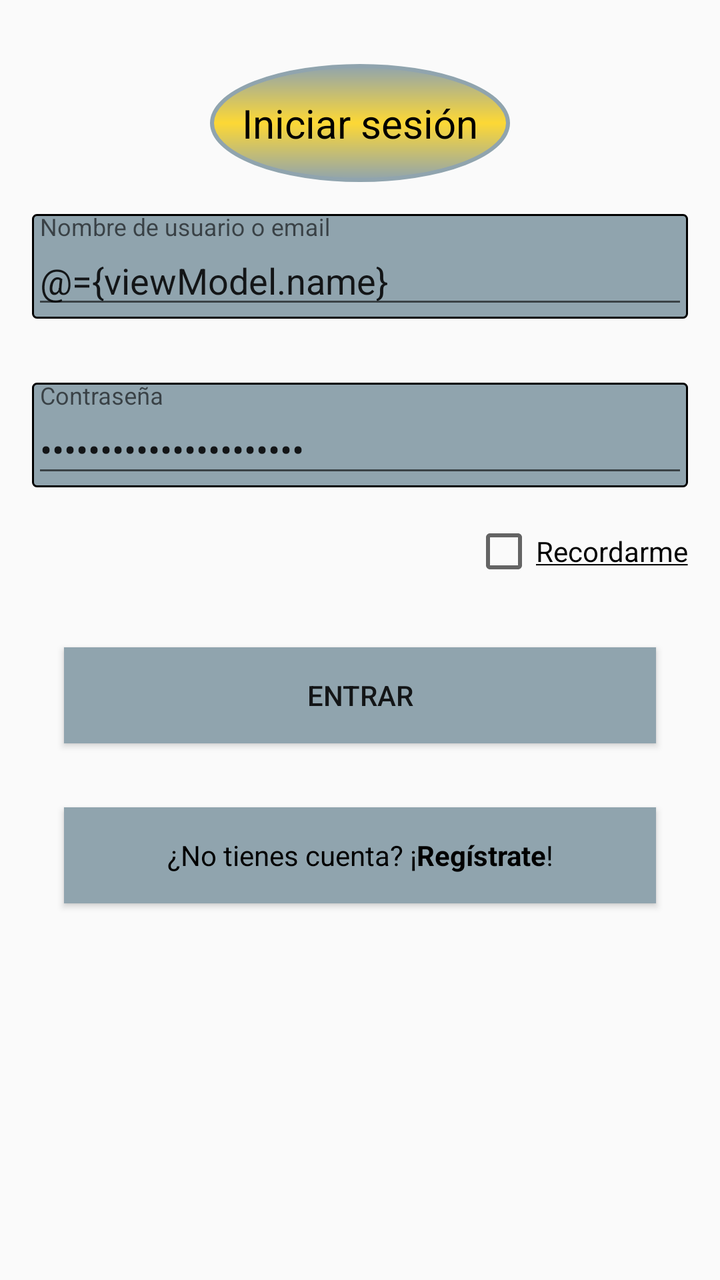
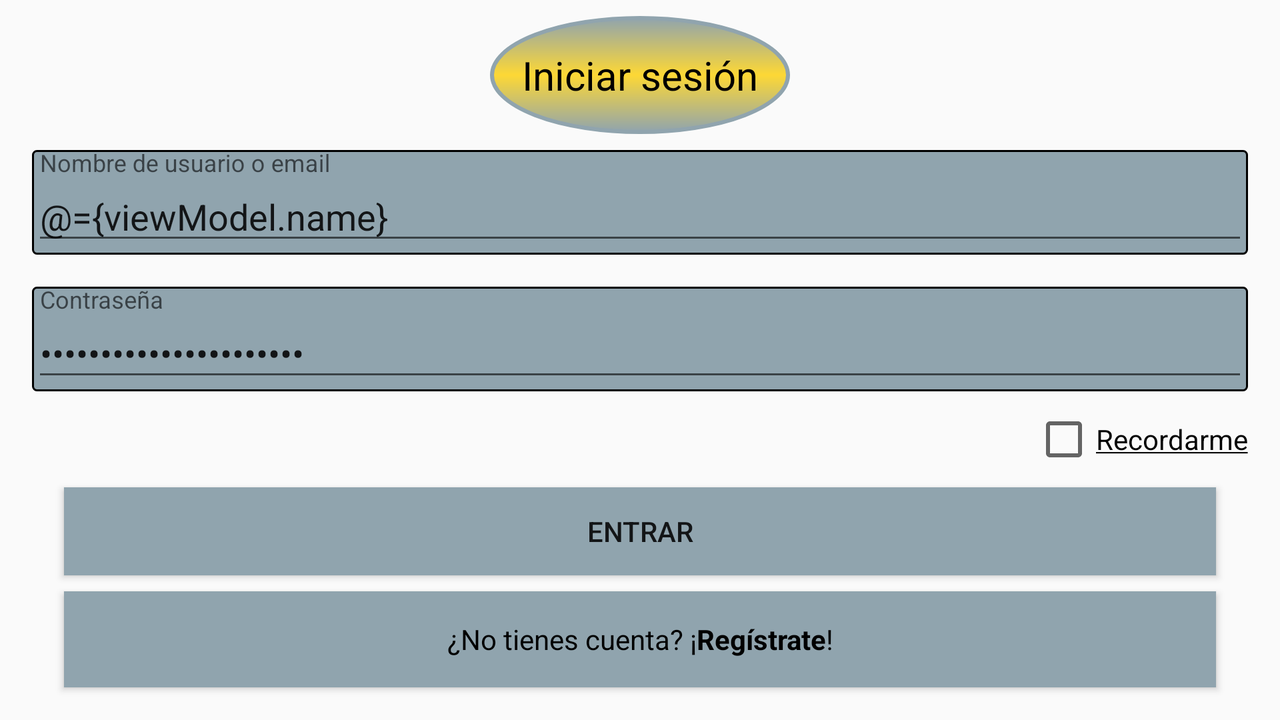

One screen, two layout resources from the same app: the default and the repository's alternative for another configuration. Each is rendered where Android would select it; the XML of both is given below.
<!-- AndroidManifest.xml: application theme AppTheme -->
<!-- res/layout/fragment_login.xml -->
<?xml version="1.0" encoding="utf-8"?>
<layout
    xmlns:android="http://schemas.android.com/apk/res/android"
    xmlns:app="http://schemas.android.com/apk/res-auto"
    xmlns:tools="http://schemas.android.com/tools"
    xmlns:bind="http://schemas.android.com/apk/res-auto"
    >

    <data>
        <variable
            name="viewModel"
            type="com.example.usuario.chronotasker.mvvm.login.LoginViewModel"
            />
    </data>

    <android.support.constraint.ConstraintLayout
        android:layout_width="match_parent"
        android:layout_height="match_parent"
        tools:context=".mvvm.login.LoginActivity"
        >

        <TextView
            android:id="@+id/txvTitle"
            android:layout_width="wrap_content"
            android:layout_height="wrap_content"
            android:layout_marginTop="32dp"
            android:text="@string/login"
            android:textAppearance="@style/Custom.Title"
            android:background="@drawable/shape_txv"
            android:paddingTop="16dp"
            android:paddingBottom="16dp"
            android:paddingEnd="16dp"
            android:paddingStart="16dp"
            app:layout_constraintEnd_toEndOf="parent"
            app:layout_constraintStart_toStartOf="parent"
            app:layout_constraintTop_toTopOf="parent"
            />

        <android.support.design.widget.TextInputLayout
            android:id="@+id/tilName"
            android:layout_width="0dp"
            android:layout_height="wrap_content"
            android:layout_marginEnd="16dp"
            android:layout_marginStart="16dp"
            android:layout_marginTop="16dp"
            android:background="@drawable/shape_edt"
            app:layout_constraintEnd_toEndOf="parent"
            app:layout_constraintStart_toStartOf="parent"
            app:layout_constraintTop_toBottomOf="@+id/txvTitle"
            >

            <android.support.design.widget.TextInputEditText
                android:layout_width="match_parent"
                android:layout_height="wrap_content"
                android:hint="@string/tilUserHint"
                android:inputType="text"
                android:text="@={viewModel.name}"
                />

        </android.support.design.widget.TextInputLayout>

        <android.support.design.widget.TextInputLayout
            android:id="@+id/tilPassword"
            android:layout_width="0dp"
            android:layout_height="wrap_content"
            android:layout_marginTop="32dp"
            android:background="@drawable/shape_edt"
            app:layout_constraintEnd_toEndOf="@+id/tilName"
            app:layout_constraintStart_toStartOf="@+id/tilName"
            app:layout_constraintTop_toBottomOf="@+id/tilName"
            >

            <android.support.design.widget.TextInputEditText
                android:layout_width="match_parent"
                android:layout_height="wrap_content"
                android:hint="@string/tilPasswordHint"
                android:inputType="textPassword"
                android:text="@={viewModel.password}"
                />

        </android.support.design.widget.TextInputLayout>

        <CheckBox
            android:id="@+id/chbRemember"
            android:layout_width="wrap_content"
            android:layout_height="wrap_content"
            android:layout_marginTop="16dp"
            android:text="@string/chkRemember"
            android:checked="@={viewModel.checked}"
            app:layout_constraintEnd_toEndOf="@+id/tilPassword"
            app:layout_constraintHorizontal_bias="1.0"
            app:layout_constraintStart_toStartOf="@+id/tilPassword"
            app:layout_constraintTop_toBottomOf="@+id/tilPassword"
            />

        <Button
            android:id="@+id/btnLogin"
            android:layout_width="0dp"
            android:layout_height="wrap_content"
            android:layout_marginEnd="16dp"
            android:layout_marginStart="16dp"
            android:layout_marginTop="32dp"
            android:layout_weight="1"
            android:background="@color/colorPrimaryLight"
            android:text="@string/btnSignIn"
            bind:onClick="@{() -> viewModel.onClickLogin()}"
            app:layout_constraintEnd_toEndOf="@+id/tilPassword"
            app:layout_constraintStart_toStartOf="@+id/tilPassword"
            app:layout_constraintTop_toBottomOf="@+id/chbRemember"
            />

        <Button
            android:id="@+id/txvSignup"
            android:layout_width="0dp"
            android:layout_height="wrap_content"
            android:layout_marginTop="32dp"
            android:background="@color/colorPrimaryLight"
            android:text="@string/txvSignup"
            android:textAlignment="center"
            android:textAppearance="@style/Custom.SignUp"
            bind:onClick="@{() -> viewModel.onClickSignup()}"
            app:layout_constraintEnd_toEndOf="@+id/btnLogin"
            app:layout_constraintStart_toStartOf="@+id/btnLogin"
            app:layout_constraintTop_toBottomOf="@+id/btnLogin"
            />

    </android.support.constraint.ConstraintLayout>

</layout>
<!-- resources referenced by this layout -->
<resources>
  <color name="colorPrimaryLight">#90a4ae</color>
  <!-- drawable shape_edt (drawable) -->
  <?xml version="1.0" encoding="utf-8"?>
  <shape
      xmlns:android="http://schemas.android.com/apk/res/android"
      android:shape="rectangle"
      >
      <solid android:color="@color/colorPrimaryLight" />
      <corners android:radius="2dp" />
      <stroke
          android:width="1dp"
          android:color="@android:color/black"/>
  
  </shape>
  <!-- drawable shape_txv (drawable) -->
  <?xml version="1.0" encoding="utf-8"?>
  <shape
      xmlns:android="http://schemas.android.com/apk/res/android"
      android:shape="oval"
      >
      <solid android:color="@color/colorSecondaryLight" />
      <gradient
          android:centerColor="@color/colorAccent"
          android:endColor="@color/colorPrimaryLight"
          android:startColor="@color/colorPrimaryLight"
          android:angle="90"
  
          />
      <stroke
          android:width="2dp"
          android:color="@color/colorPrimaryLight"/>
  
  </shape>
  <string name="btnSignIn">Entrar</string>
  <string name="chkRemember"><u>Recordarme</u></string>
  <string name="login">Iniciar sesión</string>
  <string name="tilPasswordHint">Contraseña</string>
  <string name="tilUserHint">Nombre de usuario o email</string>
  <string name="txvSignup">¿No tienes cuenta? ¡<b>Regístrate</b>!</string>
  <style name="Custom.SignUp" parent="AppTheme">
          <item name="android:textAppearance">@style/Base.TextAppearance.AppCompat.Small</item>
          <item name="android:textSize">@dimen/textSubTitle</item>
      </style>
  <style name="Custom.Title" parent="AppTheme">
          <item name="android:textAppearance">@style/Base.TextAppearance.AppCompat.Medium</item>
          <item name="android:textSize">@dimen/textTitle</item>
      </style>
  <style name="AppTheme" parent="Theme.AppCompat.Light.NoActionBar">
          <item name="colorPrimary">@color/colorPrimary</item>
          <item name="colorPrimaryDark">@color/colorPrimaryDark</item>
          <item name="colorAccent">@color/colorAccent</item>
      </style>
  <color name="colorSecondaryLight">#78909c</color>
  <color name="colorAccent">#fdd835</color>
  <dimen name="textSubTitle">14sp</dimen>
  <dimen name="textTitle">20sp</dimen>
  <color name="colorPrimary">#607D8B</color>
  <color name="colorPrimaryDark">#37474f</color>
</resources>
<!-- res/layout-land/fragment_login.xml (the repository's variant of the layout above) -->
<!-- drawn on the phone turned sideways -->
<?xml version="1.0" encoding="utf-8"?>
<layout
    xmlns:android="http://schemas.android.com/apk/res/android"
    xmlns:app="http://schemas.android.com/apk/res-auto"
    xmlns:bind="http://schemas.android.com/apk/res-auto"
    xmlns:tools="http://schemas.android.com/tools"
    >

    <data>
        <variable
            name="viewModel"
            type="com.example.usuario.chronotasker.mvvm.login.LoginViewModel"
            />
    </data>

        <android.support.constraint.ConstraintLayout
            android:layout_width="match_parent"
            android:layout_height="match_parent"
            tools:context=".mvvm.login.LoginActivity"
            >

            <TextView
                android:id="@+id/txvTitle"
                android:layout_width="wrap_content"
                android:layout_height="wrap_content"
                android:layout_marginTop="8dp"
                android:text="@string/login"
                android:textAppearance="@style/Custom.Title"
                android:background="@drawable/shape_txv"
                android:paddingTop="16dp"
                android:paddingBottom="16dp"
                android:paddingEnd="16dp"
                android:paddingStart="16dp"
                app:layout_constraintEnd_toEndOf="parent"
                app:layout_constraintStart_toStartOf="parent"
                app:layout_constraintTop_toTopOf="parent"
                />

            <android.support.design.widget.TextInputLayout
                android:id="@+id/tilName"
                android:layout_width="0dp"
                android:layout_height="wrap_content"
                android:layout_marginEnd="16dp"
                android:layout_marginStart="16dp"
                android:layout_marginTop="8dp"
                android:background="@drawable/shape_edt"
                app:layout_constraintEnd_toEndOf="parent"
                app:layout_constraintStart_toStartOf="parent"
                app:layout_constraintTop_toBottomOf="@id/txvTitle"
                >

                <android.support.design.widget.TextInputEditText
                    android:layout_width="match_parent"
                    android:layout_height="wrap_content"
                    android:hint="@string/tilUserHint"
                    android:inputType="text"
                    android:text="@={viewModel.name}"
                    />

            </android.support.design.widget.TextInputLayout>

            <android.support.design.widget.TextInputLayout
                android:id="@+id/tilPassword"
                android:layout_width="0dp"
                android:layout_height="wrap_content"
                android:layout_marginTop="16dp"
                android:background="@drawable/shape_edt"
                app:layout_constraintEnd_toEndOf="@+id/tilName"
                app:layout_constraintStart_toStartOf="@+id/tilName"
                app:layout_constraintTop_toBottomOf="@+id/tilName"
                >

                <android.support.design.widget.TextInputEditText
                    android:layout_width="match_parent"
                    android:layout_height="wrap_content"
                    android:hint="@string/tilPasswordHint"
                    android:inputType="textPassword"
                    android:text="@={viewModel.password}"
                    />

            </android.support.design.widget.TextInputLayout>

            <CheckBox
                android:id="@+id/chbRemember"
                android:layout_width="wrap_content"
                android:layout_height="wrap_content"
                android:layout_marginTop="8dp"
                android:text="@string/chkRemember"
                app:layout_constraintEnd_toEndOf="@+id/tilPassword"
                app:layout_constraintHorizontal_bias="1.0"
                app:layout_constraintStart_toStartOf="@+id/tilPassword"
                app:layout_constraintTop_toBottomOf="@+id/tilPassword"
                android:checked="@={viewModel.checked}"
                />

            <Button
                android:id="@+id/btnLogin"
                android:layout_width="0dp"
                android:layout_height="44dp"
                android:layout_marginEnd="16dp"
                android:layout_marginStart="16dp"
                android:layout_marginTop="8dp"
                android:layout_weight="1"
                android:background="@color/colorPrimaryLight"
                android:text="@string/btnSignIn"
                bind:onClick="@{() -> viewModel.onClickLogin()}"
                app:layout_constraintEnd_toEndOf="@+id/tilPassword"
                app:layout_constraintStart_toStartOf="@+id/tilPassword"
                app:layout_constraintTop_toBottomOf="@+id/chbRemember"
                />

            <Button
                android:id="@+id/txvSignup"
                android:layout_width="0dp"
                android:layout_height="wrap_content"
                android:layout_marginTop="8dp"
                android:background="@color/colorPrimaryLight"
                android:text="@string/txvSignup"
                android:textAlignment="center"
                android:textAppearance="@style/Custom.SignUp"
                bind:onClick="@{() -> viewModel.onClickSignup()}"
                app:layout_constraintEnd_toEndOf="@+id/btnLogin"
                app:layout_constraintStart_toStartOf="@+id/btnLogin"
                app:layout_constraintTop_toBottomOf="@+id/btnLogin"
                />

        </android.support.constraint.ConstraintLayout>

</layout>
